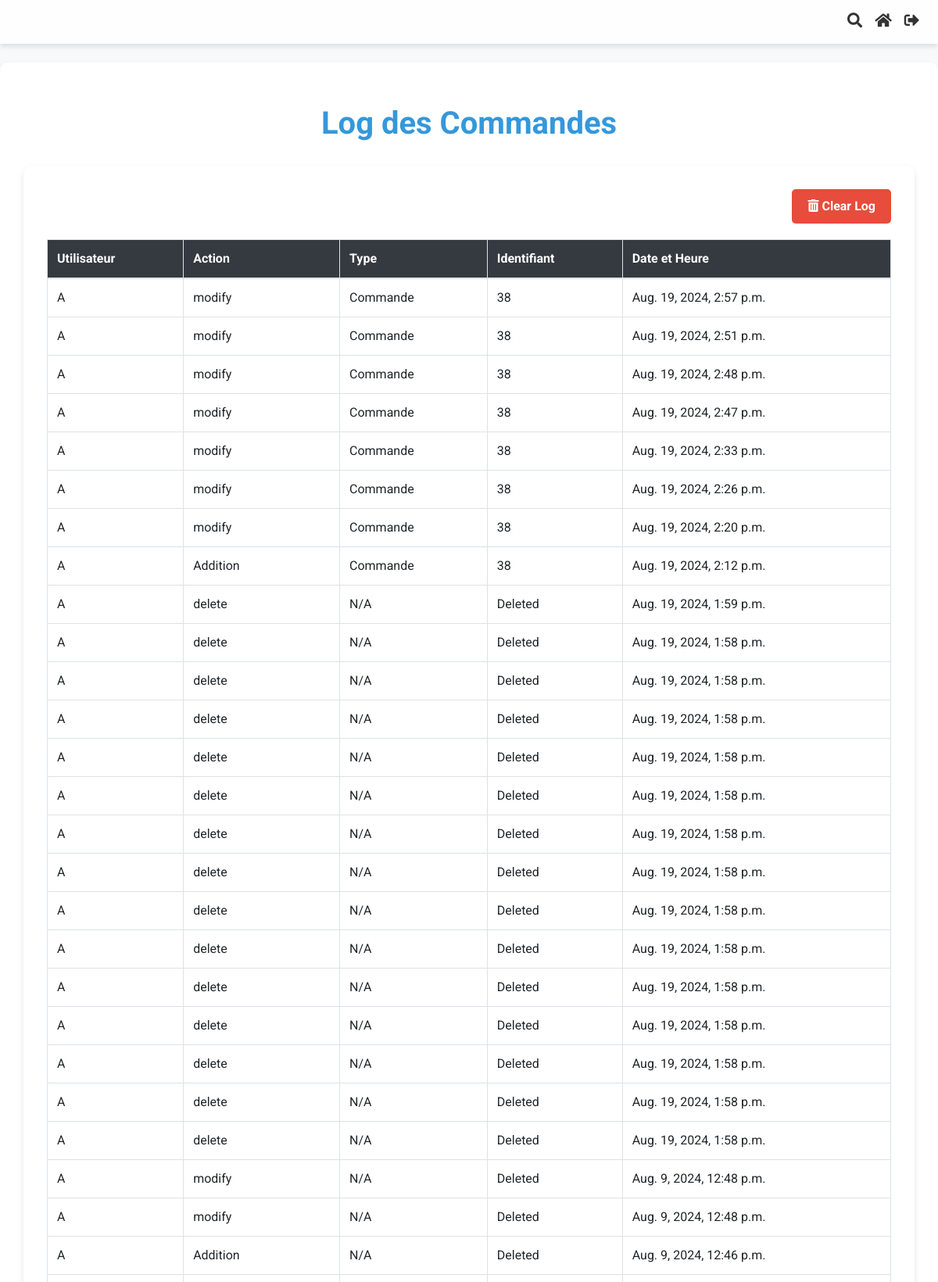
/application/logs/ (signed in, upper part), run on the app's committed database.
### Application/models.py (models this page shows, shortened)
class LogEntry(models.Model):
    ACTION_CHOICES = [
        ('add', 'Addition'),
        ('mod', 'Modification'),
        ('del', 'Cancellation'),
    ]
    user = models.ForeignKey(User, on_delete=models.CASCADE, related_name='custom_log_entries')
    action = models.CharField(max_length=3, choices=ACTION_CHOICES)
    commande = models.ForeignKey('Commande', null=True, blank=True, on_delete=models.SET_NULL, related_name='log_entries')
    facture = models.ForeignKey('Facture', null=True, blank=True, on_delete=models.SET_NULL, related_name='log_entries')
    devis = models.ForeignKey('Devis', null=True, blank=True, on_delete=models.SET_NULL, related_name='log_entries')
    bon_livraison = models.ForeignKey('BonLivraison', null=True, blank=True, on_delete=models.SET_NULL, related_name='log_entries')
    timestamp = models.DateTimeField(auto_now_add=True)

class Commande(models.Model):
    order_id = models.AutoField(primary_key=True)
    date_time = models.DateTimeField(auto_now_add=True)
    company_reference_number = models.CharField(max_length=100)
    client_name = models.CharField(max_length=100, default="")
    adresse = models.CharField(max_length=255, blank=True, null=True)
    email = models.EmailField(blank=True, null=True)
    fax = models.CharField(max_length=50, blank=True, null=True)
    ice = models.CharField(max_length=50, blank=True, null=True)
    infographiste = models.CharField(max_length=100, blank=True, null=True)
    order_status = models.CharField(max_length=50, choices=[
        ('draft', 'Draft'),
        ('completed', 'Completed')
    ])
    bc_number = models.CharField(max_length=50, blank=True, null=True)
    date_bc = models.DateField(blank=True, null=True)
    devis_date = models.DateTimeField(blank=True, null=True)
    devis_numero = models.IntegerField(null=True, blank=True)
    facture_date = models.DateTimeField(blank=True, null=True)
    facture_numero = models.IntegerField(null=True, blank=True)
    bl_date = models.DateTimeField(blank=True, null=True)
    bl_numero = models.IntegerField(null=True, blank=True)
    remarque = models.CharField(max_length=50, choices=[
        ('paye', 'Payé'),
        ('non_paye', 'Non Payé')
    ], default='non payé')
    facture_status = models.CharField(max_length=50, choices=[
            ('no_facture', 'Pas de Facture'),
            ('facture_termine', 'Facture Terminée')
        ], default='pas de facture')
    bl_status = models.CharField(max_length=50, choices=[
            ('no_bl', 'Pas de bon_livraison'),
            ('bl_termine', 'bon_livraison Terminé')
        ], default='pas de bon_livraison')
    devis_status = models.CharField(max_length=50, choices=[
            ('no_devis', 'Pas de Devis'),
            ('devis_termine', 'Devis Terminé')
        ], default='pas de devis')

### Application/views.py (the view)
# urls.py: path('logs/', views.log_view, name='log_view'),
@login_required
@user_passes_test(lambda u: u.groups.filter(name='Directeurs').exists())
def log_view(request):
    logs = LogEntry.objects.all().order_by('-timestamp')
    context = {
        'logs': logs
    }
    return render(request, 'Application/log_view.html', context)

### Application/templates/Application/log_view.html (shortened to what this page needs)
{% extends "base.html" %}
{% block content %}
<h1 class="my-4">Log des Commandes</h1>
<div class="container">
    <div class="text-right mb-3">
        <form method="post" action="{% url 'clear_log' %}">
            <button type="submit" class="btn btn-danger">
                <i class="fas fa-trash-alt"></i> Clear Log
            </button>
        </form>
    </div>
    <table class="table table-bordered">
        <thead>
            <tr>
                <th>Utilisateur</th>
                <th>Action</th>
                <th>Type</th>
                <th>Identifiant</th>
                <th>Date et Heure</th>
            </tr>
        </thead>
        <tbody>
            {% for log in logs %}
            <tr>
                <td>{{ log.user.username }}</td>
                <td>{{ log.get_action_display }}</td>
                <td>
                    {% if log.commande %}Commande{% elif log.facture %}Facture{% elif log.devis %}Devis{% elif log.bon_livraison %}Bon de Livraison{% else %}N/A{% endif %}
                </td>
                <td>
                    {% if log.commande %}{{ log.commande.order_id }}{% elif log.facture %}{{ log.facture.facture_id }}{% elif log.devis %}{{ log.devis.devis_id }}{% elif log.bon_livraison %}{{ log.bon_livraison.bl_id }}{% else %}Deleted{% endif %}
                </td>
                <td>{{ log.timestamp }}</td>
            </tr>
            {% endfor %}
        </tbody>
    </table>
</div>
{% endblock %}

### Application/templates/Application/log_view.html (style rules this page uses)
body { font-family: 'Roboto', sans-serif; background-color: #f8f9fa; }
.container { margin-top: 30px; background-color: #fff; padding: 30px; border-radius: 10px; box-shadow: 0 4px 8px rgba(0, 0, 0, 0.1); }
h1 { color: #3498db; font-weight: 700; margin-bottom: 20px; text-align: center; }
.btn-danger { background-color: #e74c3c; border: none; transition: background-color 0.3s ease; padding: 10px 20px; border-radius: 5px; font-weight: 700; color: #fff; }
.table { width: 100%; margin-top: 20px; border-collapse: collapse; }
.table, .th, .td { border: 1px solid #ddd; }
.text-right { text-align: right; }

### data on the page
LogEntry: user.username "A", action "modify", shows "Commande", commande.order_id "38", timestamp "Aug. 19, 2024, 2:57 p.m."
LogEntry: user.username "A", action "modify", shows "Commande", commande.order_id "38", timestamp "Aug. 19, 2024, 2:51 p.m."
LogEntry: user.username "A", action "modify", shows "Commande", commande.order_id "38", timestamp "Aug. 19, 2024, 2:48 p.m."
LogEntry: user.username "A", action "modify", shows "Commande", commande.order_id "38", timestamp "Aug. 19, 2024, 2:47 p.m."
LogEntry: user.username "A", action "modify", shows "Commande", commande.order_id "38", timestamp "Aug. 19, 2024, 2:33 p.m."
LogEntry: user.username "A", action "modify", shows "Commande", commande.order_id "38", timestamp "Aug. 19, 2024, 2:26 p.m."
LogEntry: user.username "A", action "modify", shows "Commande", commande.order_id "38", timestamp "Aug. 19, 2024, 2:20 p.m."
LogEntry: user.username "A", action "Addition", shows "Commande", commande.order_id "38", timestamp "Aug. 19, 2024, 2:12 p.m."
LogEntry: user.username "A", action "delete", shows "N/A", shows "Deleted", timestamp "Aug. 19, 2024, 1:59 p.m."
LogEntry: user.username "A", action "delete", shows "N/A", shows "Deleted", timestamp "Aug. 19, 2024, 1:58 p.m."
LogEntry: user.username "A", action "delete", shows "N/A", shows "Deleted", timestamp "Aug. 19, 2024, 1:58 p.m."
LogEntry: user.username "A", action "delete", shows "N/A", shows "Deleted", timestamp "Aug. 19, 2024, 1:58 p.m."
LogEntry: user.username "A", action "delete", shows "N/A", shows "Deleted", timestamp "Aug. 19, 2024, 1:58 p.m."
LogEntry: user.username "A", action "delete", shows "N/A", shows "Deleted", timestamp "Aug. 19, 2024, 1:58 p.m."
LogEntry: user.username "A", action "delete", shows "N/A", shows "Deleted", timestamp "Aug. 19, 2024, 1:58 p.m."
LogEntry: user.username "A", action "delete", shows "N/A", shows "Deleted", timestamp "Aug. 19, 2024, 1:58 p.m."
LogEntry: user.username "A", action "delete", shows "N/A", shows "Deleted", timestamp "Aug. 19, 2024, 1:58 p.m."
LogEntry: user.username "A", action "delete", shows "N/A", shows "Deleted", timestamp "Aug. 19, 2024, 1:58 p.m."
LogEntry: user.username "A", action "delete", shows "N/A", shows "Deleted", timestamp "Aug. 19, 2024, 1:58 p.m."
LogEntry: user.username "A", action "delete", shows "N/A", shows "Deleted", timestamp "Aug. 19, 2024, 1:58 p.m."
LogEntry: user.username "A", action "delete", shows "N/A", shows "Deleted", timestamp "Aug. 19, 2024, 1:58 p.m."
LogEntry: user.username "A", action "delete", shows "N/A", shows "Deleted", timestamp "Aug. 19, 2024, 1:58 p.m."
LogEntry: user.username "A", action "delete", shows "N/A", shows "Deleted", timestamp "Aug. 19, 2024, 1:58 p.m."
LogEntry: user.username "A", action "modify", shows "N/A", shows "Deleted", timestamp "Aug. 9, 2024, 12:48 p.m."
LogEntry: user.username "A", action "modify", shows "N/A", shows "Deleted", timestamp "Aug. 9, 2024, 12:48 p.m."
LogEntry: user.username "A", action "Addition", shows "N/A", shows "Deleted", timestamp "Aug. 9, 2024, 12:46 p.m."
